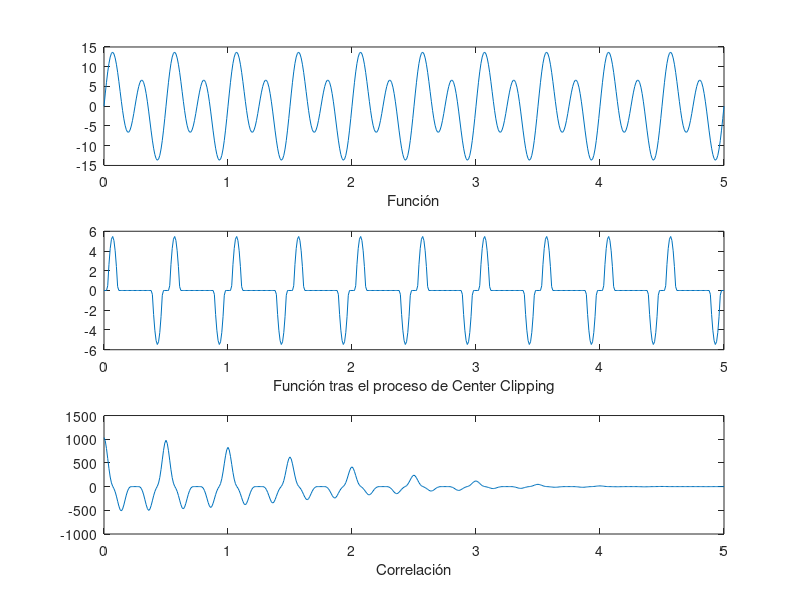

The MATLAB source for this figure: (Note: this script raises an error after producing the figure.)
%%
Fs = 100;
n= 0:500;

A1 = 5;
F1 = 2;
Fase1 = 0;
A2 = 10;
F2 = 4;
Fase2 = 0;

porcentaje_clipping = 0.6;

y = A1 * sin(2*pi*F1/Fs*n + Fase1) + A2 * sin(2*pi*F2/Fs*n + Fase2);

subplot (3,1,1);
plot(n/Fs,y);
xlabel('Función');

%%
% Center Clipping
umbral = porcentaje_clipping * max(abs(y));
y = sign(y) .* max(0,(abs(y)-umbral));

subplot (3,1,2);
plot(n/Fs,y);
xlabel('Función tras el proceso de Center Clipping');

% Correlación
ventana = hamming(length(y));
[correlacion,intervalos] = ...
    xcorr(y .* ventana');
centro = round(length(correlacion)/2);
correlacion = correlacion(centro:end);
intervalos = intervalos(centro:end);
subplot(3,1,3);
plot(intervalos/Fs,correlacion);
xlabel('Correlación');
xlim([0 max(n/Fs)]);

%%
% Cálculo del pitch

% Cálculo de los máximos usando findpeaks
[picos, maximos] = findpeaks(correlacion);

%picos_ok = find (picos > 0.1); % Elimina los máximos igual a cero
%periodo_fundamental = (maximos(picos_ok(1))-1)/Fs

[~,ord] = sort(picos);
periodo_fundamental = (maximos(ord(end))-1)/Fs


pitch = 1/periodo



Basado en AMDF:

%%
Fs = 100;
n= 0:500;

%%
A1 = 5;
F1 = 2;
Fase1 = 0;
A2 = 10;
F2 = 4;
Fase2 = 0;

y = A1 * sin(2*pi*F1/Fs*n + Fase1) + A2 * sin(2*pi*F2/Fs*n + Fase2);

subplot (2,1,1);
plot(n/Fs,y);
xlabel('Función');
xlim([0 max(n/Fs/2)])

%%
% AMDF
ventana = hamming(length(y));
y = y .* ventana';

for k=1:floor(length(y)/2)-1
    STAMDF(k) = sum(abs(y(floor(length(y)/2):length(y))- y(floor(length(y)/2)-k:length(y)-k)));
end

subplot(2,1,2);
plot(((1:length(STAMDF))-1)/Fs,STAMDF);
xlabel('AMDF');
xlim([0 max(n/Fs/2)]);

%%
% Cálculo del pitch
[picos, maximos] = findpeaks(-STAMDF);
[~,ind] = sort (picos);
periodo_fundamental = (maximos(ind(end)))/Fs
pitch = 1/periodo_fundamental